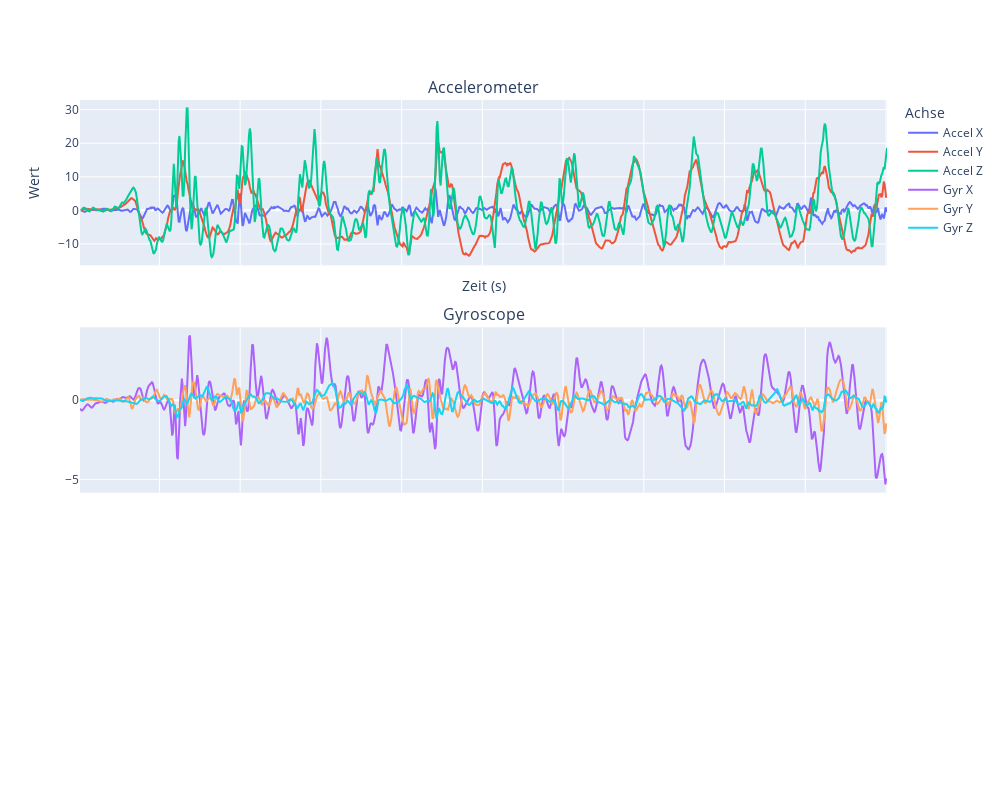

Notebook cell for this chart:
### Code cell
compare_acc_gyr(jump_acc,jump_gyr)

### Figure 1 — Plotly figure (JSON) as saved in the notebook; plotly's stock layout.template omitted (floating-point values rounded to 4 significant figures; data arrays with more than 128 entries replaced by an {"elided": "..."} marker saying what was removed)
{"data": [{"name": "Accel X", "type": "scatter", "x": {"elided": "998 float values"}, "y": {"elided": "998 float values"}}, {"name": "Accel Y", "type": "scatter", "x": {"elided": "998 float values"}, "y": {"elided": "998 float values"}}, {"name": "Accel Z", "type": "scatter", "x": {"elided": "998 float values"}, "y": {"elided": "998 float values"}}, {"marker": {"size": 4}, "name": "Gyr X", "type": "scatter", "x": {"elided": "998 float values"}, "xaxis": "x2", "y": {"elided": "998 float values"}, "yaxis": "y2"}, {"marker": {"size": 4}, "name": "Gyr Y", "type": "scatter", "x": {"elided": "998 float values"}, "xaxis": "x2", "y": {"elided": "998 float values"}, "yaxis": "y2"}, {"marker": {"size": 4}, "name": "Gyr Z", "type": "scatter", "x": {"elided": "998 float values"}, "xaxis": "x2", "y": {"elided": "998 float values"}, "yaxis": "y2"}], "layout": {"annotations": [{"font": {"size": 16}, "showarrow": false, "text": "Accelerometer", "x": 0.5, "xanchor": "center", "xref": "paper", "y": 1, "yanchor": "bottom", "yref": "paper"}, {"font": {"size": 16}, "showarrow": false, "text": "Gyroscope", "x": 0.5, "xanchor": "center", "xref": "paper", "y": 0.6333, "yanchor": "bottom", "yref": "paper"}], "height": 800, "legend": {"title": {"text": "Achse"}}, "width": 1000, "xaxis": {"anchor": "y", "domain": [0, 1], "matches": "x3", "showticklabels": false, "title": {"text": "Zeit (s)"}}, "xaxis2": {"anchor": "y2", "domain": [0, 1], "matches": "x3", "showticklabels": false}, "xaxis3": {"anchor": "y3", "domain": [0, 1]}, "yaxis": {"anchor": "x", "domain": [0.7333, 1], "title": {"text": "Wert"}}, "yaxis2": {"anchor": "x2", "domain": [0.3667, 0.6333]}, "yaxis3": {"anchor": "x3", "domain": [0, 0.2667]}}}
